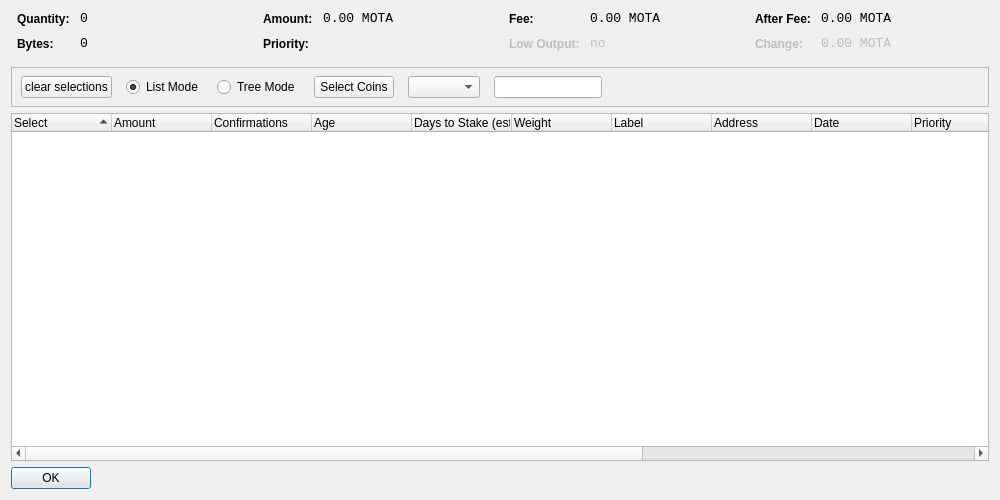
<?xml version="1.0" encoding="UTF-8"?>
<ui version="4.0">
 <class>CoinControlDialog</class>
 <widget class="QDialog" name="CoinControlDialog">
  <property name="geometry">
   <rect>
    <x>0</x>
    <y>0</y>
    <width>1000</width>
    <height>500</height>
   </rect>
  </property>
  <property name="windowTitle">
   <string>Coin Control</string>
  </property>
  <layout class="QVBoxLayout" name="verticalLayout">
   <item>
    <layout class="QHBoxLayout" name="horizontalLayoutTop" stretch="0,0,0,0">
     <property name="topMargin">
      <number>0</number>
     </property>
     <property name="bottomMargin">
      <number>10</number>
     </property>
     <item>
      <layout class="QFormLayout" name="formLayoutCoinControl1">
       <property name="horizontalSpacing">
        <number>10</number>
       </property>
       <property name="verticalSpacing">
        <number>10</number>
       </property>
       <property name="leftMargin">
        <number>6</number>
       </property>
       <property name="rightMargin">
        <number>6</number>
       </property>
       <item row="0" column="0">
        <widget class="QLabel" name="labelCoinControlQuantityText">
         <property name="styleSheet">
          <string notr="true">font-weight:bold;</string>
         </property>
         <property name="text">
          <string>Quantity:</string>
         </property>
        </widget>
       </item>
       <item row="0" column="1">
        <widget class="QLabel" name="labelCoinControlQuantity">
         <property name="font">
          <font>
           <family>Monospace</family>
           <pointsize>10</pointsize>
          </font>
         </property>
         <property name="cursor">
          <cursorShape>IBeamCursor</cursorShape>
         </property>
         <property name="contextMenuPolicy">
          <enum>Qt::ActionsContextMenu</enum>
         </property>
         <property name="text">
          <string notr="true">0</string>
         </property>
         <property name="textInteractionFlags">
          <set>Qt::LinksAccessibleByMouse|Qt::TextSelectableByKeyboard|Qt::TextSelectableByMouse</set>
         </property>
        </widget>
       </item>
       <item row="1" column="0">
        <widget class="QLabel" name="labelCoinControlBytesText">
         <property name="styleSheet">
          <string notr="true">font-weight:bold;</string>
         </property>
         <property name="text">
          <string>Bytes:</string>
         </property>
        </widget>
       </item>
       <item row="1" column="1">
        <widget class="QLabel" name="labelCoinControlBytes">
         <property name="font">
          <font>
           <family>Monospace</family>
           <pointsize>10</pointsize>
          </font>
         </property>
         <property name="cursor">
          <cursorShape>IBeamCursor</cursorShape>
         </property>
         <property name="contextMenuPolicy">
          <enum>Qt::ActionsContextMenu</enum>
         </property>
         <property name="text">
          <string notr="true">0</string>
         </property>
         <property name="textInteractionFlags">
          <set>Qt::LinksAccessibleByMouse|Qt::TextSelectableByKeyboard|Qt::TextSelectableByMouse</set>
         </property>
        </widget>
       </item>
      </layout>
     </item>
     <item>
      <layout class="QFormLayout" name="formLayoutCoinControl2">
       <property name="horizontalSpacing">
        <number>10</number>
       </property>
       <property name="verticalSpacing">
        <number>10</number>
       </property>
       <property name="leftMargin">
        <number>6</number>
       </property>
       <property name="rightMargin">
        <number>6</number>
       </property>
       <item row="0" column="0">
        <widget class="QLabel" name="labelCoinControlAmountText">
         <property name="styleSheet">
          <string notr="true">font-weight:bold;</string>
         </property>
         <property name="text">
          <string>Amount:</string>
         </property>
        </widget>
       </item>
       <item row="0" column="1">
        <widget class="QLabel" name="labelCoinControlAmount">
         <property name="font">
          <font>
           <family>Monospace</family>
           <pointsize>10</pointsize>
          </font>
         </property>
         <property name="cursor">
          <cursorShape>IBeamCursor</cursorShape>
         </property>
         <property name="contextMenuPolicy">
          <enum>Qt::ActionsContextMenu</enum>
         </property>
         <property name="text">
          <string notr="true">0.00 MOTA</string>
         </property>
         <property name="textInteractionFlags">
          <set>Qt::LinksAccessibleByMouse|Qt::TextSelectableByKeyboard|Qt::TextSelectableByMouse</set>
         </property>
        </widget>
       </item>
       <item row="1" column="0">
        <widget class="QLabel" name="labelCoinControlPriorityText">
         <property name="styleSheet">
          <string notr="true">font-weight:bold;</string>
         </property>
         <property name="text">
          <string>Priority:</string>
         </property>
        </widget>
       </item>
       <item row="1" column="1">
        <widget class="QLabel" name="labelCoinControlPriority">
         <property name="font">
          <font>
           <family>Monospace</family>
           <pointsize>10</pointsize>
          </font>
         </property>
         <property name="cursor">
          <cursorShape>IBeamCursor</cursorShape>
         </property>
         <property name="contextMenuPolicy">
          <enum>Qt::ActionsContextMenu</enum>
         </property>
         <property name="text">
          <string/>
         </property>
         <property name="textInteractionFlags">
          <set>Qt::LinksAccessibleByMouse|Qt::TextSelectableByKeyboard|Qt::TextSelectableByMouse</set>
         </property>
        </widget>
       </item>
      </layout>
     </item>
     <item>
      <layout class="QFormLayout" name="formLayoutCoinControl3">
       <property name="horizontalSpacing">
        <number>10</number>
       </property>
       <property name="verticalSpacing">
        <number>10</number>
       </property>
       <property name="leftMargin">
        <number>6</number>
       </property>
       <property name="rightMargin">
        <number>6</number>
       </property>
       <item row="0" column="0">
        <widget class="QLabel" name="labelCoinControlFeeText">
         <property name="styleSheet">
          <string notr="true">font-weight:bold;</string>
         </property>
         <property name="text">
          <string>Fee:</string>
         </property>
        </widget>
       </item>
       <item row="0" column="1">
        <widget class="QLabel" name="labelCoinControlFee">
         <property name="font">
          <font>
           <family>Monospace</family>
           <pointsize>10</pointsize>
          </font>
         </property>
         <property name="cursor">
          <cursorShape>IBeamCursor</cursorShape>
         </property>
         <property name="contextMenuPolicy">
          <enum>Qt::ActionsContextMenu</enum>
         </property>
         <property name="text">
          <string notr="true">0.00 MOTA</string>
         </property>
         <property name="textInteractionFlags">
          <set>Qt::LinksAccessibleByMouse|Qt::TextSelectableByKeyboard|Qt::TextSelectableByMouse</set>
         </property>
        </widget>
       </item>
       <item row="1" column="0">
        <widget class="QLabel" name="labelCoinControlLowOutputText">
         <property name="enabled">
          <bool>false</bool>
         </property>
         <property name="styleSheet">
          <string notr="true">font-weight:bold;</string>
         </property>
         <property name="text">
          <string>Low Output:</string>
         </property>
        </widget>
       </item>
       <item row="1" column="1">
        <widget class="QLabel" name="labelCoinControlLowOutput">
         <property name="enabled">
          <bool>false</bool>
         </property>
         <property name="font">
          <font>
           <family>Monospace</family>
           <pointsize>10</pointsize>
          </font>
         </property>
         <property name="cursor">
          <cursorShape>IBeamCursor</cursorShape>
         </property>
         <property name="contextMenuPolicy">
          <enum>Qt::ActionsContextMenu</enum>
         </property>
         <property name="text">
          <string notr="true">no</string>
         </property>
         <property name="textInteractionFlags">
          <set>Qt::LinksAccessibleByMouse|Qt::TextSelectableByKeyboard|Qt::TextSelectableByMouse</set>
         </property>
        </widget>
       </item>
      </layout>
     </item>
     <item>
      <layout class="QFormLayout" name="formLayoutCoinControl4">
       <property name="fieldGrowthPolicy">
        <enum>QFormLayout::AllNonFixedFieldsGrow</enum>
       </property>
       <property name="horizontalSpacing">
        <number>10</number>
       </property>
       <property name="verticalSpacing">
        <number>10</number>
       </property>
       <property name="leftMargin">
        <number>6</number>
       </property>
       <property name="rightMargin">
        <number>6</number>
       </property>
       <item row="0" column="0">
        <widget class="QLabel" name="labelCoinControlAfterFeeText">
         <property name="styleSheet">
          <string notr="true">font-weight:bold;</string>
         </property>
         <property name="text">
          <string>After Fee:</string>
         </property>
        </widget>
       </item>
       <item row="0" column="1">
        <widget class="QLabel" name="labelCoinControlAfterFee">
         <property name="font">
          <font>
           <family>Monospace</family>
           <pointsize>10</pointsize>
          </font>
         </property>
         <property name="cursor">
          <cursorShape>IBeamCursor</cursorShape>
         </property>
         <property name="contextMenuPolicy">
          <enum>Qt::ActionsContextMenu</enum>
         </property>
         <property name="text">
          <string notr="true">0.00 MOTA</string>
         </property>
         <property name="textInteractionFlags">
          <set>Qt::LinksAccessibleByMouse|Qt::TextSelectableByKeyboard|Qt::TextSelectableByMouse</set>
         </property>
        </widget>
       </item>
       <item row="1" column="0">
        <widget class="QLabel" name="labelCoinControlChangeText">
         <property name="enabled">
          <bool>false</bool>
         </property>
         <property name="styleSheet">
          <string notr="true">font-weight:bold;</string>
         </property>
         <property name="text">
          <string>Change:</string>
         </property>
        </widget>
       </item>
       <item row="1" column="1">
        <widget class="QLabel" name="labelCoinControlChange">
         <property name="enabled">
          <bool>false</bool>
         </property>
         <property name="font">
          <font>
           <family>Monospace</family>
           <pointsize>10</pointsize>
          </font>
         </property>
         <property name="cursor">
          <cursorShape>IBeamCursor</cursorShape>
         </property>
         <property name="contextMenuPolicy">
          <enum>Qt::ActionsContextMenu</enum>
         </property>
         <property name="text">
          <string notr="true">0.00 MOTA</string>
         </property>
         <property name="textInteractionFlags">
          <set>Qt::LinksAccessibleByMouse|Qt::TextSelectableByKeyboard|Qt::TextSelectableByMouse</set>
         </property>
        </widget>
       </item>
      </layout>
     </item>
    </layout>
   </item>
   <item>
    <widget class="QFrame" name="frame">
     <property name="minimumSize">
      <size>
       <width>0</width>
       <height>40</height>
      </size>
     </property>
     <property name="frameShape">
      <enum>QFrame::StyledPanel</enum>
     </property>
     <property name="frameShadow">
      <enum>QFrame::Sunken</enum>
     </property>
     <widget class="QWidget" name="horizontalLayoutWidget">
      <property name="geometry">
       <rect>
        <x>10</x>
        <y>0</y>
        <width>781</width>
        <height>41</height>
       </rect>
      </property>
      <layout class="QHBoxLayout" name="horizontalLayoutPanel" stretch="0,0,0,0,0,0,0">
       <property name="spacing">
        <number>14</number>
       </property>
       <item>
        <widget class="QPushButton" name="pushButtonSelectAll">
         <property name="sizePolicy">
          <sizepolicy hsizetype="Maximum" vsizetype="Fixed">
           <horstretch>0</horstretch>
           <verstretch>0</verstretch>
          </sizepolicy>
         </property>
         <property name="text">
          <string>clear selections</string>
         </property>
        </widget>
       </item>
       <item>
        <widget class="QRadioButton" name="radioListMode">
         <property name="sizePolicy">
          <sizepolicy hsizetype="Maximum" vsizetype="Fixed">
           <horstretch>0</horstretch>
           <verstretch>0</verstretch>
          </sizepolicy>
         </property>
         <property name="text">
          <string>List Mode</string>
         </property>
         <property name="checked">
          <bool>true</bool>
         </property>
        </widget>
       </item>
       <item>
        <widget class="QRadioButton" name="radioTreeMode">
         <property name="sizePolicy">
          <sizepolicy hsizetype="Maximum" vsizetype="Fixed">
           <horstretch>0</horstretch>
           <verstretch>0</verstretch>
          </sizepolicy>
         </property>
         <property name="text">
          <string>Tree Mode</string>
         </property>
        </widget>
       </item>
       <item>
        <widget class="QPushButton" name="pushButtonCustomCC">
         <property name="text">
          <string>Select Coins</string>
         </property>
        </widget>
       </item>
       <item>
        <widget class="QComboBox" name="QComboBoxFilterCoins"/>
       </item>
       <item>
        <widget class="QLineEdit" name="lineEditCustomCC">
         <property name="enabled">
          <bool>true</bool>
         </property>
         <property name="sizePolicy">
          <sizepolicy hsizetype="Fixed" vsizetype="Fixed">
           <horstretch>0</horstretch>
           <verstretch>0</verstretch>
          </sizepolicy>
         </property>
         <property name="baseSize">
          <size>
           <width>50</width>
           <height>0</height>
          </size>
         </property>
        </widget>
       </item>
       <item>
        <spacer name="horizontalSpacer">
         <property name="orientation">
          <enum>Qt::Horizontal</enum>
         </property>
         <property name="sizeHint" stdset="0">
          <size>
           <width>40</width>
           <height>20</height>
          </size>
         </property>
        </spacer>
       </item>
      </layout>
     </widget>
    </widget>
   </item>
   <item>
    <widget class="CoinControlTreeWidget" name="treeWidget">
     <property name="contextMenuPolicy">
      <enum>Qt::CustomContextMenu</enum>
     </property>
     <property name="sortingEnabled">
      <bool>false</bool>
     </property>
     <property name="columnCount">
      <number>15</number>
     </property>
     <attribute name="headerShowSortIndicator" stdset="0">
      <bool>true</bool>
     </attribute>
     <attribute name="headerStretchLastSection">
      <bool>false</bool>
     </attribute>
     <column>
      <property name="text">
       <string>Select</string> /** checkbox **/
      </property>
     </column>
     <column>
      <property name="text">
       <string>Amount</string>  /** amount **/
      </property>
     </column>

     <column>
      <property name="text">
       <string>Confirmations</string>
      </property>
      <property name="toolTip">
       <string>Confirmed</string> /** confs **/
      </property>
     </column>

     <column>
      <property name="text">
       <string>Age</string>  /** age **/
      </property>
     </column>
	 
	 <column>
      <property name="text">
       <string>Days to Stake (est.)</string> /** stake time estimate **/
      </property>
     </column>
     <column>
      <property name="text">
       <string>Weight</string> /** weight **/
      </property>
     </column>
     <column>
      <property name="text">
       <string>Label</string> /** label **/
      </property>
     </column>
     <column>
      <property name="text">
       <string>Address</string> /** address **/
      </property>
     </column> 
     <column>
      <property name="text">
       <string>Date</string> /** date **/
      </property>
     </column>
     <column>
      <property name="text">
       <string>Priority</string> /** priority **/
      </property>
     </column>
	 <column>
      <property name="text"> /** age int 64 invisible **/
       <string/>
      </property>
     </column>
     <column>
      <property name="text">
       <string/>
      </property>
     </column>
     <column>
      <property name="text">
       <string/>
      </property>
     </column>
     <column>
      <property name="text">
       <string/>
      </property>
     </column>
     <column>
      <property name="text">
       <string/>
      </property>
     </column>
    </widget>
   </item>
   <item>
    <widget class="QDialogButtonBox" name="buttonBox">
     <property name="sizePolicy">
      <sizepolicy hsizetype="Maximum" vsizetype="Fixed">
       <horstretch>0</horstretch>
       <verstretch>0</verstretch>
      </sizepolicy>
     </property>
     <property name="orientation">
      <enum>Qt::Horizontal</enum>
     </property>
     <property name="standardButtons">
      <set>QDialogButtonBox::Ok</set>
     </property>
    </widget>
   </item>
  </layout>
 </widget>
 <customwidgets>
  <customwidget>
   <class>CoinControlTreeWidget</class>
   <extends>QTreeWidget</extends>
   <header>coincontroltreewidget.h</header>
  </customwidget>
 </customwidgets>
 <resources/>
 <connections/>
</ui>
